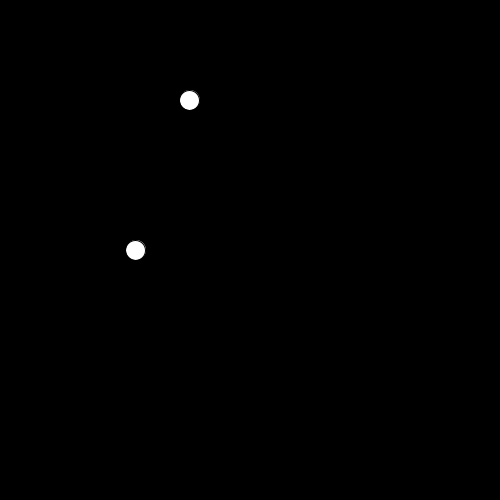
Frame 1 (no input)
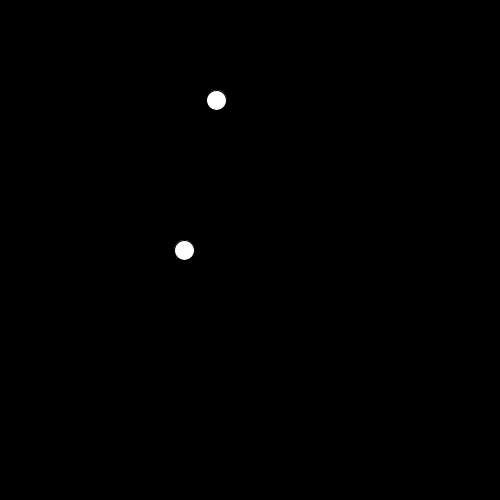
Frame 60 (the mouse pressed at the canvas centre just before this capture)
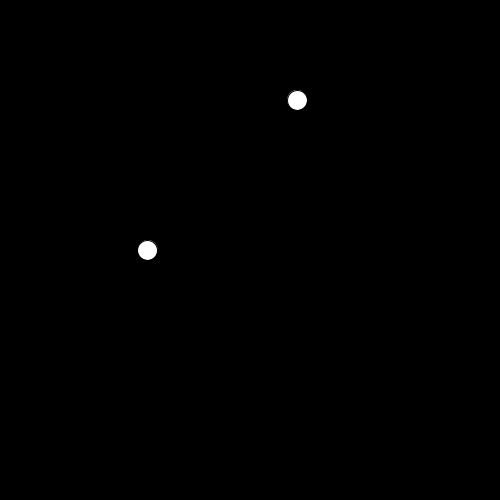
Frame 120 (the mouse held since frame 60 and released just before this capture)

The Processing sketch that drew these frames (run headless with seeded random() and noise(); from frame 60 on, the mouse is pressed at the canvas centre):

// Processing sketch: exercise05
// ── exercise05.pde
float t1 = random(0,100);
float t2 = random(0,100);



void setup() {
  size(500,500);
}

void draw() {
  background(0);
  float petOneX = width*noise(t1);
  ellipse(petOneX,100,20,20);
  float petTwoX = width*noise(t2);
  ellipse(petTwoX,250,20,20);
  
  t1+= 01;
  t2+= 0.13;
 
}
